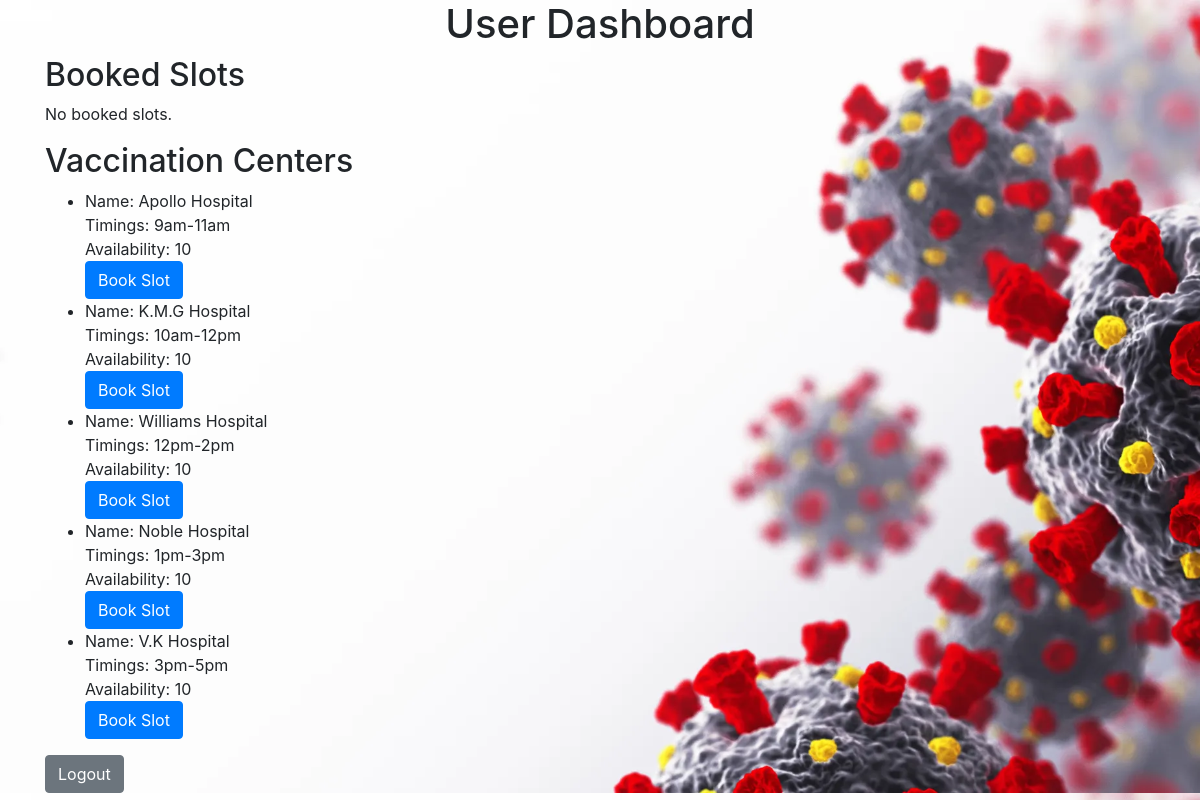
The app's page /user/dashboard (signed in) with its own data.
### tables this page shows
CREATE TABLE vaccination_centers (
            id INTEGER PRIMARY KEY AUTOINCREMENT,
            name TEXT NOT NULL UNIQUE,
            timings TEXT NOT NULL,
            availability INTEGER DEFAULT 10
        );

### app.py (the view)
@app.route('/user/dashboard')
def user_dashboard():
    if 'user_id' not in session:
        flash('Please login.', 'danger')
        return redirect(url_for('user_login'))
    user_id = session['user_id']
    conn = sqlite3.connect(DATABASE)
    cursor = conn.cursor()
    cursor.execute('SELECT * FROM booked_slots WHERE user_id = ?', (user_id,))
    booked_slots = cursor.fetchall()
    cursor.execute('SELECT * FROM vaccination_centers')
    centers = cursor.fetchall()
    vaccination_centers = [dict(id=row[0], name=row[1], timings=row[2], availability=row[3]) for row in centers]
    conn.close()
    return render_template('user_dashboard.html', booked_slots=booked_slots, vaccination_centers=vaccination_centers)

### templates/user_dashboard.html (shortened to what this page needs)
<!DOCTYPE html>
<html>
<head>
    <link href="https://stackpath.bootstrapcdn.com/bootstrap/4.5.2/css/bootstrap.min.css" rel="stylesheet">
</head>
<body>
    <div class="container">
        <h1 class="text-center">User Dashboard</h1>
        <section id="booked-slots">
            <h2>Booked Slots</h2>
            {% if booked_slots %}
                <ul>
                    {% for slot in booked_slots %}
                        <li>{{ slot[3] }} - Center ID: {{ slot[2] }}</li>
                    {% endfor %}
                </ul>
            {% else %}
                <p>No booked slots.</p>
            {% endif %}
        </section>
        <section id="vaccination-centers">
            <h2>Vaccination Centers</h2>
            {% if vaccination_centers %}
                <ul>
                    {% for center in vaccination_centers %}
                        <li>
                            Name: {{ center.name }}<br>
                            Timings: {{ center.timings }}<br>
                            Availability: {% if center.availability > 0 %}{{ center.availability }}{% else %}Fully Booked{% endif %}
                            <form action="/book_slot/{{ center.id }}" method="POST">
                                <input type="submit" value="Book Slot" class="btn btn-primary">
                            </form>
                        </li>
                    {% endfor %}
                </ul>
            {% else %}
                <p>No vaccination centers.</p>
            {% endif %}
        </section>
        <section id="logout">
            <a href="/user/logout" class="btn btn-secondary">Logout</a>
        </section>
    </div>
</body>
</html>

### templates/user_dashboard.html (style rules this page uses)
body { background-image: url('../static/img/user-bg.jpg'); background-size: cover; }

### records on screen
vaccination_centers: name "Apollo Hospital", timings "9am-11am", availability "10"
vaccination_centers: name "K.M.G Hospital", timings "10am-12pm", availability "10"
vaccination_centers: name "Williams Hospital", timings "12pm-2pm", availability "10"
vaccination_centers: name "Noble Hospital", timings "1pm-3pm", availability "10"
vaccination_centers: name "V.K Hospital", timings "3pm-5pm", availability "10"
